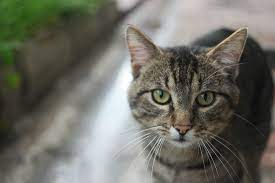
#> input picture Python/cat.jpg, 275 x 183 px
$ jupyter execute '2_1사진천장_사이즈_한번에_변경.ipynb'
#> lines starting #> are read from the running program, lines starting #| are printed output that depends on the picture
#파이썬 기술 살펴보기

PIL open

[cell 1]
from PIL import Image
a = Image.open("cat.jpg")
#> a is the input picture: PIL image 275x183 RGB; mean R, G, B 109.4, 108.7, 99.8

[cell 2]
a

image size

[cell 3]
a.size
#> Out = (275, 183)

[cell 4]
x,y = a.size
#> x = 275; y = 183

[cell 5]
x
#> Out = 275

resize

[cell 6]
a.resize((200,300))
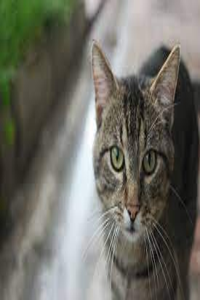
#> Out: PIL image 200x300 RGB; mean R, G, B 109.4, 108.7, 99.8


$ run again, with Python/3a.png saved as Python/cat.jpg
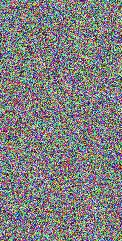
#> input picture Python/3a.png, 122 x 241 px
#> a is the input picture: PIL image 122x241 RGB; mean R, G, B 127.5, 127, 127.4
#> `a.resize((200,300))`:
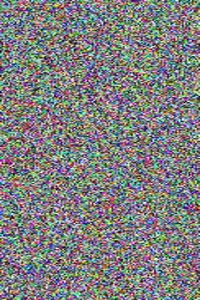
#> Out: PIL image 200x300 RGB; mean R, G, B 127.5, 127, 127.4

$ run again, with Python/4.png saved as Python/cat.jpg
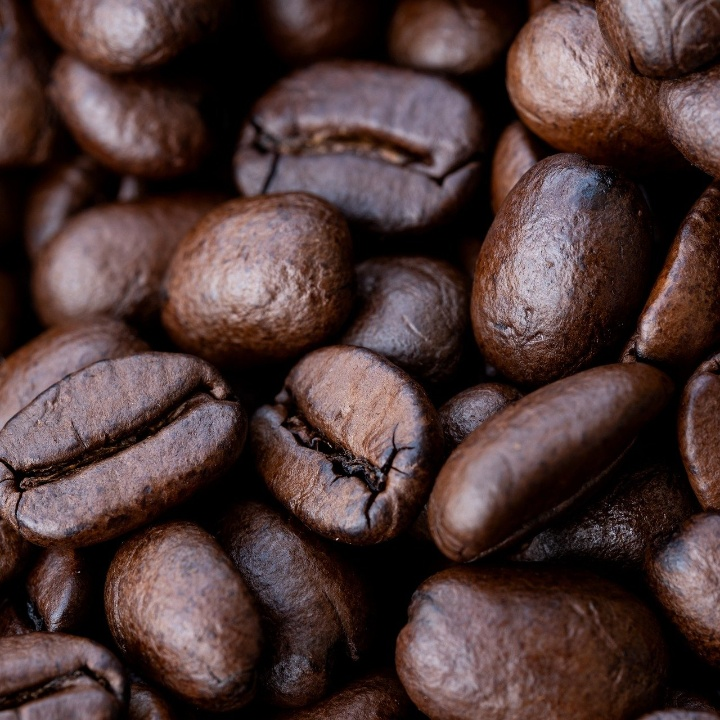
#> input picture Python/4.png, 720 x 720 px
#> a is the input picture: PIL image 720x720 RGB; mean R, G, B 78.5, 57, 55.6
#> `a.resize((200,300))`:
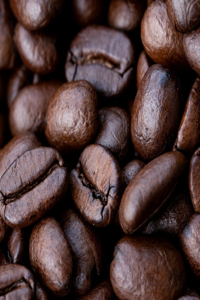
#> Out: PIL image 200x300 RGB; mean R, G, B 78.5, 57, 55.6
